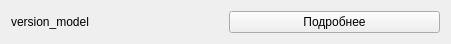
<?xml version="1.0" encoding="UTF-8"?>
<ui version="4.0">
 <class>Form</class>
 <widget class="QWidget" name="Form">
  <property name="geometry">
   <rect>
    <x>0</x>
    <y>0</y>
    <width>451</width>
    <height>44</height>
   </rect>
  </property>
  <property name="windowTitle">
   <string>Form</string>
  </property>
  <layout class="QVBoxLayout" name="verticalLayout">
   <item>
    <layout class="QHBoxLayout" name="horizontalLayout">
     <item>
      <widget class="QLabel" name="label">
       <property name="text">
        <string>version_model</string>
       </property>
      </widget>
     </item>
     <item>
      <widget class="QPushButton" name="pushButton">
       <property name="text">
        <string>Подробнее</string>
       </property>
      </widget>
     </item>
    </layout>
   </item>
  </layout>
 </widget>
 <resources/>
 <connections/>
</ui>
